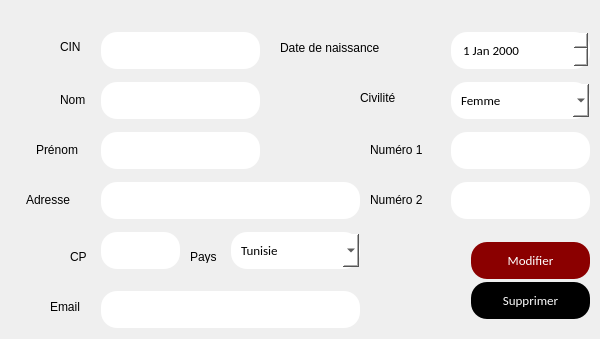
   <widget class="QWidget" name="page_4">
    <widget class="QLabel" name="label_4">
     <property name="geometry">
      <rect>
       <x>60</x>
       <y>40</y>
       <width>47</width>
       <height>13</height>
      </rect>
     </property>
     <property name="text">
      <string>CIN</string>
     </property>
    </widget>
    <widget class="QLabel" name="label_5">
     <property name="geometry">
      <rect>
       <x>60</x>
       <y>90</y>
       <width>47</width>
       <height>20</height>
      </rect>
     </property>
     <property name="text">
      <string>Nom</string>
     </property>
    </widget>
    <widget class="QLabel" name="label_6">
     <property name="geometry">
      <rect>
       <x>36</x>
       <y>140</y>
       <width>61</width>
       <height>20</height>
      </rect>
     </property>
     <property name="text">
      <string>Prénom</string>
     </property>
    </widget>
    <widget class="QLineEdit" name="lineEdit_4">
     <property name="geometry">
      <rect>
       <x>100</x>
       <y>30</y>
       <width>161</width>
       <height>41</height>
      </rect>
     </property>
     <property name="styleSheet">
      <string notr="true">background-color: white	;
  border: none;
  color: black;
  padding: 10px;
  text-align: center;
  text-decoration: none;
font-family:calibri;
  display: inline-block;
  font-size: 13px;
  margin: 2px 1px;
  border-radius : 16px;</string>
     </property>
    </widget>
    <widget class="QLineEdit" name="lineEdit_5">
     <property name="geometry">
      <rect>
       <x>100</x>
       <y>80</y>
       <width>161</width>
       <height>41</height>
      </rect>
     </property>
     <property name="styleSheet">
      <string notr="true">background-color: white	;
  border: none;
  color: black;
  padding: 10px;
  text-align: center;
  text-decoration: none;
font-family:calibri;
  display: inline-block;
  font-size: 13px;
  margin: 2px 1px;
  border-radius : 16px;</string>
     </property>
    </widget>
    <widget class="QLineEdit" name="lineEdit_6">
     <property name="geometry">
      <rect>
       <x>100</x>
       <y>130</y>
       <width>161</width>
       <height>41</height>
      </rect>
     </property>
     <property name="styleSheet">
      <string notr="true">background-color: white	;
  border: none;
  color: black;
  padding: 10px;
  text-align: center;
  text-decoration: none;
font-family:calibri;
  display: inline-block;
  font-size: 13px;
  margin: 2px 1px;
  border-radius : 16px;</string>
     </property>
    </widget>
    <widget class="QPushButton" name="pushButton_4">
     <property name="geometry">
      <rect>
       <x>470</x>
       <y>240</y>
       <width>121</width>
       <height>41</height>
      </rect>
     </property>
     <property name="styleSheet">
      <string notr="true">background-color: #8B0000	;
  border: none;
  color: white;
  padding: 10px;
  text-align: center;
  text-decoration: none;
font-family:calibri;
  display: inline-block;
  font-size: 13px;
  margin: 2px 1px;
  border-radius : 16px;</string>
     </property>
     <property name="text">
      <string>Modifier</string>
     </property>
    </widget>
    <widget class="QPushButton" name="pushButton_5">
     <property name="geometry">
      <rect>
       <x>470</x>
       <y>280</y>
       <width>121</width>
       <height>41</height>
      </rect>
     </property>
     <property name="styleSheet">
      <string notr="true">background-color: black	;
  border: none;
  color: white;
  padding: 10px;
  text-align: center;
  text-decoration: none;
font-family:calibri;
  display: inline-block;
  font-size: 13px;
  margin: 2px 1px;
  border-radius : 16px;</string>
     </property>
     <property name="text">
      <string>Supprimer</string>
     </property>
    </widget>
    <widget class="QLabel" name="label_16">
     <property name="geometry">
      <rect>
       <x>280</x>
       <y>40</y>
       <width>161</width>
       <height>16</height>
      </rect>
     </property>
     <property name="text">
      <string>Date de naissance</string>
     </property>
    </widget>
    <widget class="QDateEdit" name="dateEdit_2">
     <property name="geometry">
      <rect>
       <x>450</x>
       <y>30</y>
       <width>141</width>
       <height>41</height>
      </rect>
     </property>
     <property name="styleSheet">
      <string notr="true">background-color: white	;
  border: none;
  color: black;
  padding: 10px;
  text-align: center;
  text-decoration: none;
font-family:calibri;
  display: inline-block;
  font-size: 13px;
  margin: 2px 1px;
  border-radius : 16px;</string>
     </property>
    </widget>
    <widget class="QLabel" name="label_17">
     <property name="geometry">
      <rect>
       <x>360</x>
       <y>90</y>
       <width>81</width>
       <height>16</height>
      </rect>
     </property>
     <property name="text">
      <string>Civilité</string>
     </property>
    </widget>
    <widget class="QComboBox" name="comboBox_3">
     <property name="geometry">
      <rect>
       <x>450</x>
       <y>80</y>
       <width>141</width>
       <height>41</height>
      </rect>
     </property>
     <property name="styleSheet">
      <string notr="true">background-color: white	;
  border: none;
  color: black;
  padding: 10px;
  text-align: center;
  text-decoration: none;
font-family:calibri;
  display: inline-block;
  font-size: 13px;
  margin: 2px 1px;
  border-radius : 16px;</string>
     </property>
     <item>
      <property name="text">
       <string>Femme</string>
      </property>
     </item>
     <item>
      <property name="text">
       <string>Homme</string>
      </property>
     </item>
    </widget>
    <widget class="QLabel" name="label_18">
     <property name="geometry">
      <rect>
       <x>26</x>
       <y>190</y>
       <width>71</width>
       <height>20</height>
      </rect>
     </property>
     <property name="text">
      <string>Adresse</string>
     </property>
    </widget>
    <widget class="QLineEdit" name="lineEdit_12">
     <property name="geometry">
      <rect>
       <x>100</x>
       <y>180</y>
       <width>261</width>
       <height>41</height>
      </rect>
     </property>
     <property name="styleSheet">
      <string notr="true">background-color: white	;
  border: none;
  color: black;
  padding: 10px;
  text-align: center;
  text-decoration: none;
font-family:calibri;
  display: inline-block;
  font-size: 13px;
  margin: 2px 1px;
  border-radius : 16px;</string>
     </property>
    </widget>
    <widget class="QLabel" name="label_19">
     <property name="geometry">
      <rect>
       <x>70</x>
       <y>250</y>
       <width>47</width>
       <height>13</height>
      </rect>
     </property>
     <property name="text">
      <string>CP</string>
     </property>
    </widget>
    <widget class="QLineEdit" name="lineEdit_13">
     <property name="geometry">
      <rect>
       <x>100</x>
       <y>230</y>
       <width>81</width>
       <height>41</height>
      </rect>
     </property>
     <property name="styleSheet">
      <string notr="true">background-color: white	;
  border: none;
  color: black;
  padding: 10px;
  text-align: center;
  text-decoration: none;
font-family:calibri;
  display: inline-block;
  font-size: 13px;
  margin: 2px 1px;
  border-radius : 16px;</string>
     </property>
    </widget>
    <widget class="QLabel" name="label_20">
     <property name="geometry">
      <rect>
       <x>190</x>
       <y>250</y>
       <width>47</width>
       <height>13</height>
      </rect>
     </property>
     <property name="text">
      <string>Pays</string>
     </property>
    </widget>
    <widget class="QComboBox" name="comboBox_4">
     <property name="geometry">
      <rect>
       <x>230</x>
       <y>230</y>
       <width>131</width>
       <height>41</height>
      </rect>
     </property>
     <property name="styleSheet">
      <string notr="true">background-color: white	;
  border: none;
  color: black;
  padding: 10px;
  text-align: center;
  text-decoration: none;
font-family:calibri;
  display: inline-block;
  font-size: 13px;
  margin: 2px 1px;
  border-radius : 16px;</string>
     </property>
     <item>
      <property name="text">
       <string>Tunisie</string>
      </property>
     </item>
    </widget>
    <widget class="QLabel" name="label_21">
     <property name="geometry">
      <rect>
       <x>50</x>
       <y>300</y>
       <width>47</width>
       <height>13</height>
      </rect>
     </property>
     <property name="text">
      <string>Email</string>
     </property>
    </widget>
    <widget class="QLineEdit" name="lineEdit_14">
     <property name="geometry">
      <rect>
       <x>100</x>
       <y>289</y>
       <width>261</width>
       <height>41</height>
      </rect>
     </property>
     <property name="styleSheet">
      <string notr="true">background-color: white	;
  border: none;
  color: black;
  padding: 10px;
  text-align: center;
  text-decoration: none;
font-family:calibri;
  display: inline-block;
  font-size: 13px;
  margin: 2px 1px;
  border-radius : 16px;</string>
     </property>
    </widget>
    <widget class="QLabel" name="label_22">
     <property name="geometry">
      <rect>
       <x>370</x>
       <y>140</y>
       <width>71</width>
       <height>20</height>
      </rect>
     </property>
     <property name="text">
      <string>Numéro 1</string>
     </property>
    </widget>
    <widget class="QLineEdit" name="lineEdit_15">
     <property name="geometry">
      <rect>
       <x>450</x>
       <y>130</y>
       <width>141</width>
       <height>41</height>
      </rect>
     </property>
     <property name="styleSheet">
      <string notr="true">background-color: white	;
  border: none;
  color: black;
  padding: 10px;
  text-align: center;
  text-decoration: none;
font-family:calibri;
  display: inline-block;
  font-size: 13px;
  margin: 2px 1px;
  border-radius : 16px;</string>
     </property>
    </widget>
    <widget class="QLabel" name="label_23">
     <property name="geometry">
      <rect>
       <x>370</x>
       <y>190</y>
       <width>91</width>
       <height>20</height>
      </rect>
     </property>
     <property name="text">
      <string>Numéro 2</string>
     </property>
    </widget>
    <widget class="QLineEdit" name="lineEdit_16">
     <property name="geometry">
      <rect>
       <x>450</x>
       <y>180</y>
       <width>141</width>
       <height>41</height>
      </rect>
     </property>
     <property name="styleSheet">
      <string notr="true">background-color: white	;
  border: none;
  color: black;
  padding: 10px;
  text-align: center;
  text-decoration: none;
font-family:calibri;
  display: inline-block;
  font-size: 13px;
  margin: 2px 1px;
  border-radius : 16px;</string>
     </property>
    </widget>
   </widget>
